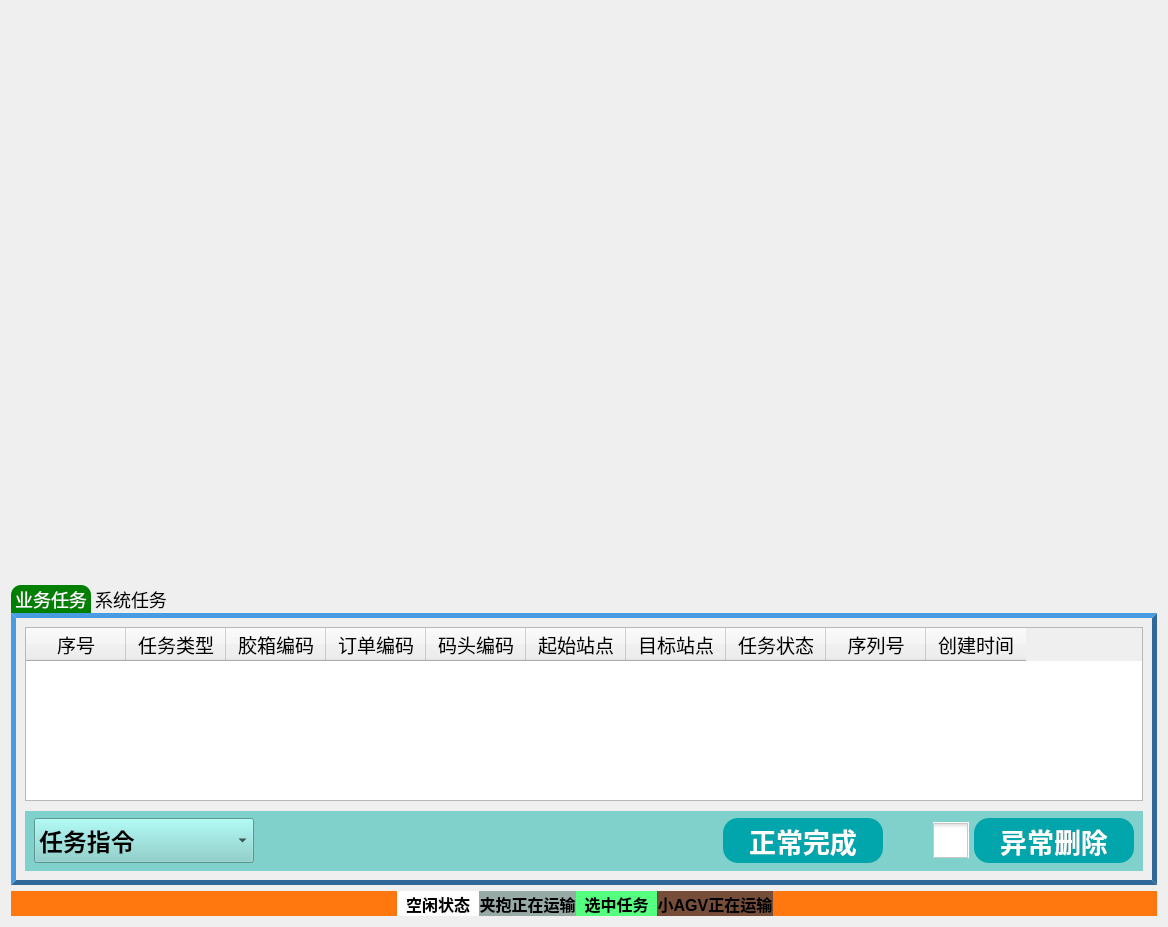
<?xml version="1.0" encoding="UTF-8"?>
<ui version="4.0">
 <class>MainDesktop</class>
 <widget class="QWidget" name="MainDesktop">
  <property name="geometry">
   <rect>
    <x>0</x>
    <y>0</y>
    <width>1168</width>
    <height>927</height>
   </rect>
  </property>
  <property name="windowTitle">
   <string>Form</string>
  </property>
  <property name="styleSheet">
   <string notr="true"/>
  </property>
  <layout class="QGridLayout" name="gridLayout_2">
   <item row="0" column="0">
    <layout class="QVBoxLayout" name="verticalLayout_4" stretch="100,1">
     <item>
      <layout class="QVBoxLayout" name="verticalLayout" stretch="2,1">
       <property name="spacing">
        <number>5</number>
       </property>
       <item>
        <widget class="QStackedWidget" name="stackedWidget">
         <property name="minimumSize">
          <size>
           <width>0</width>
           <height>300</height>
          </size>
         </property>
         <property name="styleSheet">
          <string notr="true"/>
         </property>
         <widget class="QWidget" name="page_12"/>
        </widget>
       </item>
       <item>
        <widget class="QTabWidget" name="tabWidget">
         <property name="minimumSize">
          <size>
           <width>0</width>
           <height>300</height>
          </size>
         </property>
         <property name="font">
          <font>
           <family>Adobe Devanagari</family>
           <pointsize>15</pointsize>
           <weight>75</weight>
           <bold>true</bold>
          </font>
         </property>
         <property name="styleSheet">
          <string notr="true">QTabWidget::pane{
	border-width:5px;
	border-color:rgb(48, 104, 151);
	border-style: outset;
	background-color: rgb(132, 171, 208);
	background: transparent;
} 

QTabBar::tab{
	border-color:rgb(48, 104, 151);
	border-bottom-color: #00aa7f;
	border-top-left-radius: 10px;
	border-top-right-radius: 10px;
	max-width:30ex;
    min-width:30ex; 
	min-height:15px;
	font:18px Times New Roman;
	padding: 0px;
}
QTabBar::tab:hover{
	background:rgb(198, 197, 146);
    color:black;
}
QTabBar::tab:selected{
	border-color: black;
	background:green;
	color:white;
}
</string>
         </property>
         <property name="currentIndex">
          <number>0</number>
         </property>
         <widget class="QWidget" name="tab">
          <attribute name="title">
           <string notr="true">业务任务</string>
          </attribute>
          <layout class="QGridLayout" name="gridLayout_3">
           <item row="0" column="0">
            <layout class="QVBoxLayout" name="verticalLayout_3" stretch="3,1">
             <property name="spacing">
              <number>10</number>
             </property>
             <item>
              <widget class="QTableWidget" name="tableWidget">
               <property name="minimumSize">
                <size>
                 <width>0</width>
                 <height>80</height>
                </size>
               </property>
               <property name="font">
                <font>
                 <pointsize>14</pointsize>
                </font>
               </property>
               <property name="focusPolicy">
                <enum>Qt::NoFocus</enum>
               </property>
               <property name="styleSheet">
                <string notr="true"/>
               </property>
               <property name="verticalScrollBarPolicy">
                <enum>Qt::ScrollBarAsNeeded</enum>
               </property>
               <property name="editTriggers">
                <set>QAbstractItemView::NoEditTriggers</set>
               </property>
               <property name="selectionMode">
                <enum>QAbstractItemView::NoSelection</enum>
               </property>
               <property name="selectionBehavior">
                <enum>QAbstractItemView::SelectRows</enum>
               </property>
               <property name="verticalScrollMode">
                <enum>QAbstractItemView::ScrollPerPixel</enum>
               </property>
               <property name="gridStyle">
                <enum>Qt::NoPen</enum>
               </property>
               <attribute name="horizontalHeaderDefaultSectionSize">
                <number>100</number>
               </attribute>
               <attribute name="verticalHeaderCascadingSectionResizes">
                <bool>false</bool>
               </attribute>
               <attribute name="verticalHeaderMinimumSectionSize">
                <number>30</number>
               </attribute>
               <attribute name="verticalHeaderHighlightSections">
                <bool>true</bool>
               </attribute>
               <attribute name="verticalHeaderShowSortIndicator" stdset="0">
                <bool>false</bool>
               </attribute>
               <attribute name="verticalHeaderStretchLastSection">
                <bool>false</bool>
               </attribute>
               <column>
                <property name="text">
                 <string>序号</string>
                </property>
               </column>
               <column>
                <property name="text">
                 <string>任务类型</string>
                </property>
               </column>
               <column>
                <property name="text">
                 <string>胶箱编码</string>
                </property>
               </column>
               <column>
                <property name="text">
                 <string>订单编码</string>
                </property>
               </column>
               <column>
                <property name="text">
                 <string>码头编码</string>
                </property>
               </column>
               <column>
                <property name="text">
                 <string>起始站点</string>
                </property>
               </column>
               <column>
                <property name="text">
                 <string>目标站点</string>
                </property>
               </column>
               <column>
                <property name="text">
                 <string>任务状态</string>
                </property>
               </column>
               <column>
                <property name="text">
                 <string>序列号</string>
                </property>
               </column>
               <column>
                <property name="text">
                 <string>创建时间</string>
                </property>
               </column>
              </widget>
             </item>
             <item>
              <widget class="QWidget" name="widget" native="true">
               <property name="minimumSize">
                <size>
                 <width>0</width>
                 <height>60</height>
                </size>
               </property>
               <property name="styleSheet">
                <string notr="true">background-color: rgb(128, 209, 203);</string>
               </property>
               <layout class="QGridLayout" name="gridLayout_4">
                <property name="topMargin">
                 <number>5</number>
                </property>
                <property name="bottomMargin">
                 <number>5</number>
                </property>
                <item row="0" column="0">
                 <layout class="QHBoxLayout" name="horizontalLayout_5" stretch="1,10,1,1">
                  <property name="spacing">
                   <number>50</number>
                  </property>
                  <item>
                   <widget class="QComboBox" name="taskStatusBox_ESS">
                    <property name="sizePolicy">
                     <sizepolicy hsizetype="Preferred" vsizetype="Preferred">
                      <horstretch>0</horstretch>
                      <verstretch>0</verstretch>
                     </sizepolicy>
                    </property>
                    <property name="minimumSize">
                     <size>
                      <width>220</width>
                      <height>35</height>
                     </size>
                    </property>
                    <property name="maximumSize">
                     <size>
                      <width>16777215</width>
                      <height>45</height>
                     </size>
                    </property>
                    <property name="font">
                     <font>
                      <pointsize>18</pointsize>
                      <weight>75</weight>
                      <bold>true</bold>
                     </font>
                    </property>
                    <property name="styleSheet">
                     <string notr="true">color:#000000;
background-color: rgb(0, 166, 172);
QComboBox::drop-down {
    subcontrol-position: top right;
    width: 30px;
    border-left-width: 1px;
    border-left-style: solid; 
	border-left-color: gray;
    border-top-right-radius: 3px;
    border-bottom-right-radius: 3px;
}</string>
                    </property>
                    <item>
                     <property name="text">
                      <string>任务指令</string>
                     </property>
                    </item>
                    <item>
                     <property name="text">
                      <string>料框入场</string>
                     </property>
                    </item>
                    <item>
                     <property name="text">
                      <string>料框离场</string>
                     </property>
                    </item>
                    <item>
                     <property name="text">
                      <string>执行运输任务_S</string>
                     </property>
                    </item>
                    <item>
                     <property name="text">
                      <string>前往目标楼层</string>
                     </property>
                    </item>
                    <item>
                     <property name="text">
                      <string>执行运输任务_E</string>
                     </property>
                    </item>
                    <item>
                     <property name="text">
                      <string>任务完成</string>
                     </property>
                    </item>
                   </widget>
                  </item>
                  <item>
                   <spacer name="horizontalSpacer_2">
                    <property name="orientation">
                     <enum>Qt::Horizontal</enum>
                    </property>
                    <property name="sizeHint" stdset="0">
                     <size>
                      <width>40</width>
                      <height>20</height>
                     </size>
                    </property>
                   </spacer>
                  </item>
                  <item>
                   <widget class="QPushButton" name="taskFnish_">
                    <property name="sizePolicy">
                     <sizepolicy hsizetype="Preferred" vsizetype="Preferred">
                      <horstretch>0</horstretch>
                      <verstretch>0</verstretch>
                     </sizepolicy>
                    </property>
                    <property name="minimumSize">
                     <size>
                      <width>160</width>
                      <height>45</height>
                     </size>
                    </property>
                    <property name="maximumSize">
                     <size>
                      <width>160</width>
                      <height>45</height>
                     </size>
                    </property>
                    <property name="font">
                     <font>
                      <pointsize>20</pointsize>
                      <weight>75</weight>
                      <bold>true</bold>
                     </font>
                    </property>
                    <property name="styleSheet">
                     <string notr="true">
QPushButton {
	border: 1px solid #298DFF; /* QPushButton边框的宽度、样式和颜色 */
	border-radius:15px;border:none; /* 边框圆角 */
	background-color: #00a6ac; /* 背景颜色 */
	color: white;  
}
 
QPushButton:hover {	/* 鼠标悬浮在QPushButton上时的状态 */
	background-color: #298DFF;
	color: #F2F2F2;
	border-image: url(:/image/close2.png);
}

QPushButton:checked { /* QPushButton可选中时的状态 */
	border: 1px solid #FF5242;
	background-color: #F2F2F2;
	color: #FF5242;
}
 
QPushButton:pressed { /* 鼠标按压在QPushButton上时的状态 */
	background-color: #55ff7f;
}
 
QPushButton:checked:pressed { /* QPushButton处于可选中且鼠标按压在QPushButton上时的状态 */
	background-color: #F2F2F2;
}
 
QPushButton:disabled { /* QPushButton禁用时的状态 */
	border: 1px solid #CDCDCD;
	background-color: #CDCDCD;
	color: #B4B4B4;
}</string>
                    </property>
                    <property name="text">
                     <string>正常完成</string>
                    </property>
                   </widget>
                  </item>
                  <item>
                   <layout class="QHBoxLayout" name="horizontalLayout_2" stretch="1,1">
                    <property name="spacing">
                     <number>5</number>
                    </property>
                    <property name="rightMargin">
                     <number>0</number>
                    </property>
                    <item>
                     <widget class="QCheckBox" name="checkBox_Edite">
                      <property name="sizePolicy">
                       <sizepolicy hsizetype="Preferred" vsizetype="Preferred">
                        <horstretch>0</horstretch>
                        <verstretch>0</verstretch>
                       </sizepolicy>
                      </property>
                      <property name="maximumSize">
                       <size>
                        <width>36</width>
                        <height>36</height>
                       </size>
                      </property>
                      <property name="font">
                       <font>
                        <pointsize>16</pointsize>
                       </font>
                      </property>
                      <property name="styleSheet">
                       <string notr="true">QCheckBox{
	Color:white;
	background-color: rgb(255, 255, 255);
}
QCheckBox::indicator {
    width: 35px;
    height: 35px;
}QCheckBox::indicator:unchecked {
    image: url(:/image/unchecked.png);
}
QCheckBox::indicator:checked {
    image: url(:/image/checked.png);
}</string>
                      </property>
                      <property name="text">
                       <string/>
                      </property>
                     </widget>
                    </item>
                    <item>
                     <widget class="QPushButton" name="Delete_Button">
                      <property name="sizePolicy">
                       <sizepolicy hsizetype="Preferred" vsizetype="Preferred">
                        <horstretch>0</horstretch>
                        <verstretch>0</verstretch>
                       </sizepolicy>
                      </property>
                      <property name="minimumSize">
                       <size>
                        <width>160</width>
                        <height>45</height>
                       </size>
                      </property>
                      <property name="maximumSize">
                       <size>
                        <width>160</width>
                        <height>45</height>
                       </size>
                      </property>
                      <property name="font">
                       <font>
                        <pointsize>20</pointsize>
                        <weight>75</weight>
                        <bold>true</bold>
                       </font>
                      </property>
                      <property name="styleSheet">
                       <string notr="true">
QPushButton {
	border: 1px solid #298DFF; /* QPushButton边框的宽度、样式和颜色 */
	border-radius:15px;border:none; /* 边框圆角 */
	background-color: #00a6ac; /* 背景颜色 */
	color: white;  
}
 
QPushButton:hover {	/* 鼠标悬浮在QPushButton上时的状态 */
	background-color: #298DFF;
	color: #F2F2F2;
	border-image: url(:/image/close2.png);
}

QPushButton:checked { /* QPushButton可选中时的状态 */
	border: 1px solid #FF5242;
	background-color: #F2F2F2;
	color: #FF5242;
}
 
QPushButton:pressed { /* 鼠标按压在QPushButton上时的状态 */
	background-color: #55ff7f;
}
 
QPushButton:checked:pressed { /* QPushButton处于可选中且鼠标按压在QPushButton上时的状态 */
	background-color: #F2F2F2;
}
 
QPushButton:disabled { /* QPushButton禁用时的状态 */
	border: 1px solid #CDCDCD;
	background-color: #CDCDCD;
	color: #B4B4B4;
}</string>
                      </property>
                      <property name="text">
                       <string>异常删除</string>
                      </property>
                     </widget>
                    </item>
                   </layout>
                  </item>
                 </layout>
                </item>
               </layout>
              </widget>
             </item>
            </layout>
           </item>
          </layout>
         </widget>
         <widget class="QWidget" name="tab_2">
          <attribute name="title">
           <string>系统任务</string>
          </attribute>
          <layout class="QGridLayout" name="gridLayout">
           <item row="0" column="0">
            <layout class="QVBoxLayout" name="verticalLayout_2">
             <item>
              <widget class="QTableWidget" name="tableWidget_agv">
               <property name="font">
                <font>
                 <pointsize>14</pointsize>
                </font>
               </property>
               <property name="focusPolicy">
                <enum>Qt::NoFocus</enum>
               </property>
               <property name="styleSheet">
                <string notr="true"/>
               </property>
               <property name="verticalScrollBarPolicy">
                <enum>Qt::ScrollBarAsNeeded</enum>
               </property>
               <property name="editTriggers">
                <set>QAbstractItemView::NoEditTriggers</set>
               </property>
               <property name="selectionMode">
                <enum>QAbstractItemView::NoSelection</enum>
               </property>
               <property name="selectionBehavior">
                <enum>QAbstractItemView::SelectRows</enum>
               </property>
               <property name="verticalScrollMode">
                <enum>QAbstractItemView::ScrollPerPixel</enum>
               </property>
               <property name="gridStyle">
                <enum>Qt::NoPen</enum>
               </property>
               <attribute name="horizontalHeaderDefaultSectionSize">
                <number>100</number>
               </attribute>
               <attribute name="verticalHeaderCascadingSectionResizes">
                <bool>false</bool>
               </attribute>
               <attribute name="verticalHeaderMinimumSectionSize">
                <number>30</number>
               </attribute>
               <attribute name="verticalHeaderHighlightSections">
                <bool>true</bool>
               </attribute>
               <attribute name="verticalHeaderShowSortIndicator" stdset="0">
                <bool>false</bool>
               </attribute>
               <attribute name="verticalHeaderStretchLastSection">
                <bool>false</bool>
               </attribute>
               <column>
                <property name="text">
                 <string>编号</string>
                </property>
               </column>
               <column>
                <property name="text">
                 <string>AGVIP</string>
                </property>
               </column>
               <column>
                <property name="text">
                 <string>AGV类型</string>
                </property>
               </column>
               <column>
                <property name="text">
                 <string>AGV楼层</string>
                </property>
               </column>
               <column>
                <property name="text">
                 <string>当前位置</string>
                </property>
               </column>
               <column>
                <property name="text">
                 <string>起始目标</string>
                </property>
               </column>
               <column>
                <property name="text">
                 <string>终点目标</string>
                </property>
               </column>
               <column>
                <property name="text">
                 <string>当前目标</string>
                </property>
               </column>
               <column>
                <property name="text">
                 <string>任务指令</string>
                </property>
               </column>
               <column>
                <property name="text">
                 <string>序列号</string>
                </property>
               </column>
               <column>
                <property name="text">
                 <string>当前任务编码</string>
                </property>
               </column>
               <column>
                <property name="text">
                 <string>上一任务编码</string>
                </property>
               </column>
               <column>
                <property name="text">
                 <string>充电状态</string>
                </property>
               </column>
               <column>
                <property name="text">
                 <string>当前电量</string>
                </property>
               </column>
               <column>
                <property name="text">
                 <string>异常信息</string>
                </property>
               </column>
              </widget>
             </item>
             <item>
              <widget class="QWidget" name="widget_2" native="true">
               <property name="minimumSize">
                <size>
                 <width>0</width>
                 <height>60</height>
                </size>
               </property>
               <property name="styleSheet">
                <string notr="true">background-color: rgb(128, 209, 203);</string>
               </property>
               <layout class="QGridLayout" name="gridLayout_5">
                <property name="topMargin">
                 <number>5</number>
                </property>
                <property name="bottomMargin">
                 <number>5</number>
                </property>
                <item row="0" column="0">
                 <layout class="QHBoxLayout" name="horizontalLayout_6" stretch="1,10,1">
                  <property name="spacing">
                   <number>10</number>
                  </property>
                  <item>
                   <widget class="QComboBox" name="taskStatusBox_AGV">
                    <property name="sizePolicy">
                     <sizepolicy hsizetype="Preferred" vsizetype="Preferred">
                      <horstretch>0</horstretch>
                      <verstretch>0</verstretch>
                     </sizepolicy>
                    </property>
                    <property name="minimumSize">
                     <size>
                      <width>260</width>
                      <height>35</height>
                     </size>
                    </property>
                    <property name="maximumSize">
                     <size>
                      <width>16777215</width>
                      <height>45</height>
                     </size>
                    </property>
                    <property name="font">
                     <font>
                      <pointsize>18</pointsize>
                      <weight>75</weight>
                      <bold>true</bold>
                     </font>
                    </property>
                    <property name="styleSheet">
                     <string notr="true">background-color: rgb(0, 166, 172);
QComboBox::drop-down {
    subcontrol-position: top right;
    width: 30px;
    border-left-width: 1px;
    border-left-style: solid; 
	border-left-color: gray;
    border-top-right-radius: 3px;
    border-bottom-right-radius: 3px;
}</string>
                    </property>
                    <item>
                     <property name="text">
                      <string>AGV运输指令</string>
                     </property>
                    </item>
                    <item>
                     <property name="text">
                      <string>前往起始站点</string>
                     </property>
                    </item>
                    <item>
                     <property name="text">
                      <string>执行举升动作</string>
                     </property>
                    </item>
                    <item>
                     <property name="text">
                      <string>前往目标站点</string>
                     </property>
                    </item>
                    <item>
                     <property name="text">
                      <string>执行下降动作</string>
                     </property>
                    </item>
                    <item>
                     <property name="text">
                      <string>任务完成</string>
                     </property>
                    </item>
                    <item>
                     <property name="text">
                      <string>任务取消</string>
                     </property>
                    </item>
                   </widget>
                  </item>
                  <item>
                   <spacer name="horizontalSpacer_3">
                    <property name="orientation">
                     <enum>Qt::Horizontal</enum>
                    </property>
                    <property name="sizeHint" stdset="0">
                     <size>
                      <width>40</width>
                      <height>20</height>
                     </size>
                    </property>
                   </spacer>
                  </item>
                  <item>
                   <layout class="QHBoxLayout" name="horizontalLayout_3" stretch="1,1">
                    <property name="spacing">
                     <number>5</number>
                    </property>
                    <property name="rightMargin">
                     <number>0</number>
                    </property>
                    <item>
                     <widget class="QCheckBox" name="checkBox_Edite_2">
                      <property name="sizePolicy">
                       <sizepolicy hsizetype="Preferred" vsizetype="Preferred">
                        <horstretch>0</horstretch>
                        <verstretch>0</verstretch>
                       </sizepolicy>
                      </property>
                      <property name="maximumSize">
                       <size>
                        <width>36</width>
                        <height>36</height>
                       </size>
                      </property>
                      <property name="font">
                       <font>
                        <pointsize>16</pointsize>
                       </font>
                      </property>
                      <property name="styleSheet">
                       <string notr="true">QCheckBox{
	Color:white;
	background-color: rgb(255, 255, 255);
}
QCheckBox::indicator {
    width: 35px;
    height: 35px;
}QCheckBox::indicator:unchecked {
    image: url(:/image/unchecked.png);
}
QCheckBox::indicator:checked {
    image: url(:/image/checked.png);
}</string>
                      </property>
                      <property name="text">
                       <string/>
                      </property>
                     </widget>
                    </item>
                    <item>
                     <widget class="QPushButton" name="Button_Init">
                      <property name="sizePolicy">
                       <sizepolicy hsizetype="Preferred" vsizetype="Preferred">
                        <horstretch>0</horstretch>
                        <verstretch>0</verstretch>
                       </sizepolicy>
                      </property>
                      <property name="minimumSize">
                       <size>
                        <width>150</width>
                        <height>45</height>
                       </size>
                      </property>
                      <property name="maximumSize">
                       <size>
                        <width>160</width>
                        <height>45</height>
                       </size>
                      </property>
                      <property name="font">
                       <font>
                        <pointsize>20</pointsize>
                        <weight>75</weight>
                        <bold>true</bold>
                       </font>
                      </property>
                      <property name="styleSheet">
                       <string notr="true">color: white;
color:#ffffff;
border-radius:15px;
border-style: outset;
border: 2px groove gray; 
background-color: rgb(0, 166, 172);</string>
                      </property>
                      <property name="text">
                       <string>初始化</string>
                      </property>
                     </widget>
                    </item>
                   </layout>
                  </item>
                 </layout>
                </item>
               </layout>
              </widget>
             </item>
            </layout>
           </item>
          </layout>
         </widget>
        </widget>
       </item>
      </layout>
     </item>
     <item>
      <layout class="QHBoxLayout" name="horizontalLayout_25" stretch="0">
       <property name="spacing">
        <number>10</number>
       </property>
       <item>
        <widget class="QWidget" name="widget_3" native="true">
         <property name="minimumSize">
          <size>
           <width>500</width>
           <height>0</height>
          </size>
         </property>
         <property name="styleSheet">
          <string notr="true">background-color: rgb(255, 119, 15);</string>
         </property>
         <layout class="QGridLayout" name="gridLayout_6">
          <property name="leftMargin">
           <number>11</number>
          </property>
          <property name="topMargin">
           <number>0</number>
          </property>
          <property name="bottomMargin">
           <number>0</number>
          </property>
          <item row="0" column="0">
           <layout class="QHBoxLayout" name="horizontalLayout" stretch="1,1,1">
            <item>
             <spacer name="horizontalSpacer">
              <property name="orientation">
               <enum>Qt::Horizontal</enum>
              </property>
              <property name="sizeHint" stdset="0">
               <size>
                <width>40</width>
                <height>20</height>
               </size>
              </property>
             </spacer>
            </item>
            <item>
             <layout class="QHBoxLayout" name="horizontalLayout_26">
              <property name="spacing">
               <number>0</number>
              </property>
              <item>
               <widget class="QLabel" name="label_11">
                <property name="minimumSize">
                 <size>
                  <width>0</width>
                  <height>25</height>
                 </size>
                </property>
                <property name="maximumSize">
                 <size>
                  <width>16777</width>
                  <height>16777215</height>
                 </size>
                </property>
                <property name="font">
                 <font>
                  <pointsize>12</pointsize>
                  <weight>75</weight>
                  <bold>true</bold>
                 </font>
                </property>
                <property name="layoutDirection">
                 <enum>Qt::LeftToRight</enum>
                </property>
                <property name="styleSheet">
                 <string notr="true">
border-radius:15px;border:none;
background-color: rgb(255, 255, 255);</string>
                </property>
                <property name="text">
                 <string>空闲状态</string>
                </property>
                <property name="alignment">
                 <set>Qt::AlignCenter</set>
                </property>
               </widget>
              </item>
              <item>
               <widget class="QLabel" name="label_12">
                <property name="maximumSize">
                 <size>
                  <width>16777</width>
                  <height>16777215</height>
                 </size>
                </property>
                <property name="font">
                 <font>
                  <pointsize>12</pointsize>
                  <weight>75</weight>
                  <bold>true</bold>
                 </font>
                </property>
                <property name="styleSheet">
                 <string notr="true">background-color: rgb(151, 170, 166);
border-radius:15px;border:none;

</string>
                </property>
                <property name="text">
                 <string>夹抱正在运输</string>
                </property>
                <property name="alignment">
                 <set>Qt::AlignCenter</set>
                </property>
               </widget>
              </item>
              <item>
               <widget class="QLabel" name="label_13">
                <property name="maximumSize">
                 <size>
                  <width>16777</width>
                  <height>16777215</height>
                 </size>
                </property>
                <property name="font">
                 <font>
                  <pointsize>12</pointsize>
                  <weight>75</weight>
                  <bold>true</bold>
                 </font>
                </property>
                <property name="styleSheet">
                 <string notr="true">
background-color: rgb(85,255,127);
border-radius:15px;border:none;</string>
                </property>
                <property name="text">
                 <string>选中任务</string>
                </property>
                <property name="alignment">
                 <set>Qt::AlignCenter</set>
                </property>
               </widget>
              </item>
              <item>
               <widget class="QLabel" name="label_14">
                <property name="maximumSize">
                 <size>
                  <width>16777</width>
                  <height>16777215</height>
                 </size>
                </property>
                <property name="font">
                 <font>
                  <pointsize>12</pointsize>
                  <weight>75</weight>
                  <bold>true</bold>
                 </font>
                </property>
                <property name="styleSheet">
                 <string notr="true">
background-color: rgb(118, 77, 57);
border-radius:15px;border:none;</string>
                </property>
                <property name="text">
                 <string>小AGV正在运输</string>
                </property>
                <property name="alignment">
                 <set>Qt::AlignCenter</set>
                </property>
               </widget>
              </item>
             </layout>
            </item>
            <item>
             <spacer name="horizontalSpacer_4">
              <property name="orientation">
               <enum>Qt::Horizontal</enum>
              </property>
              <property name="sizeHint" stdset="0">
               <size>
                <width>40</width>
                <height>20</height>
               </size>
              </property>
             </spacer>
            </item>
           </layout>
          </item>
         </layout>
        </widget>
       </item>
      </layout>
     </item>
    </layout>
   </item>
  </layout>
 </widget>
 <resources/>
 <connections/>
</ui>
